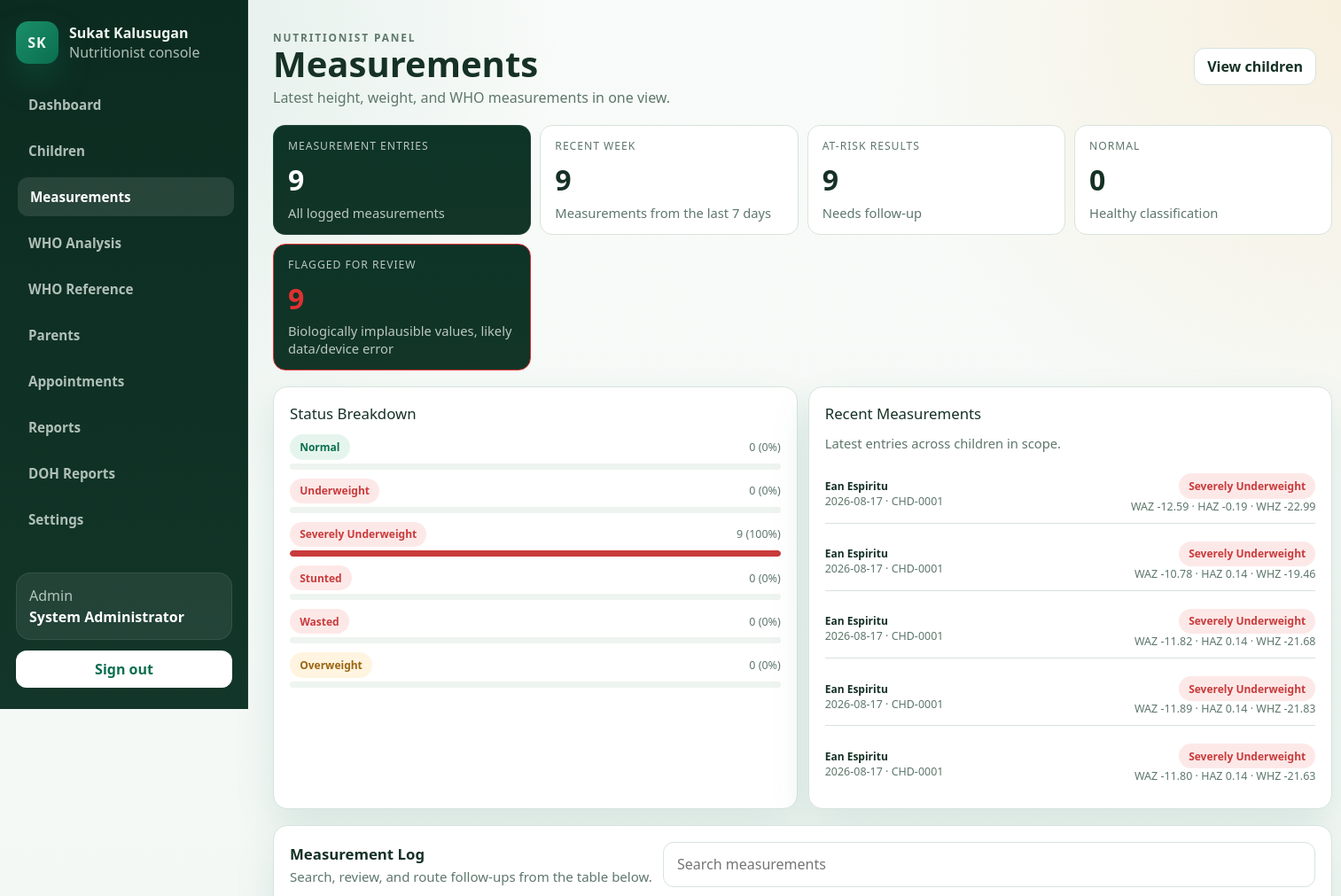
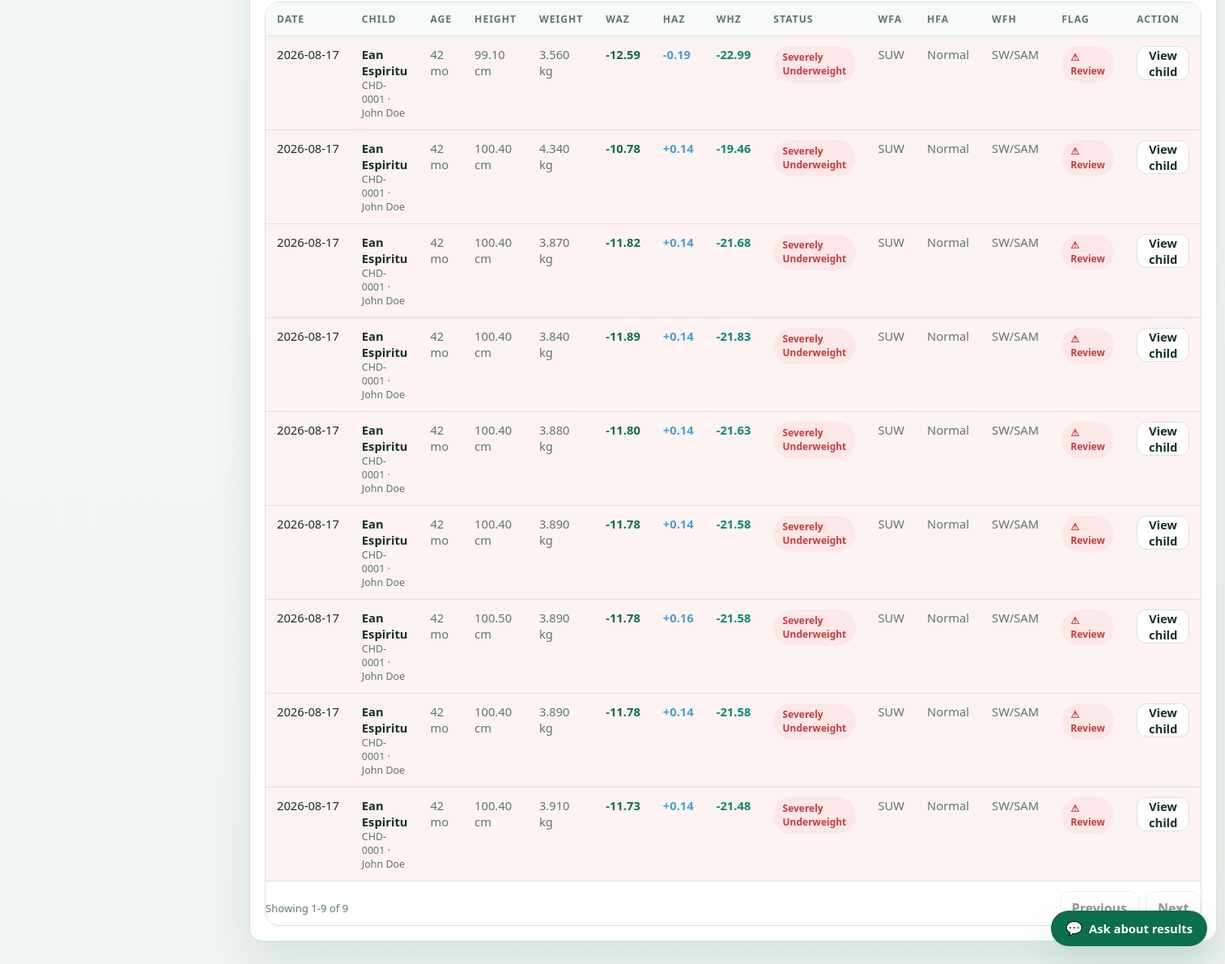
The app's page /nutritionist/measurements.php (signed in) with its own data (2 pictures, top to bottom).
### tables this page shows
CREATE TABLE `measurements` (
  `id` int(10) UNSIGNED NOT NULL,
  `child_id` int(10) UNSIGNED NOT NULL,
  `height_cm` decimal(5,2) NOT NULL,
  `weight_kg` decimal(5,3) NOT NULL,
  `age_months` int(10) UNSIGNED NOT NULL,
  `measurement_date` date NOT NULL,
  `source_type` enum('kiosk','manual','mobile') NOT NULL DEFAULT 'kiosk',
  `waz` decimal(5,2) DEFAULT NULL,
  `haz` decimal(5,2) DEFAULT NULL,
  `whz` decimal(5,2) DEFAULT NULL,
  `nutritional_status` enum('Normal','Underweight','Severely Underweight','Stunted','Wasted','Overweight') DEFAULT NULL,
  `wfa_status` enum('SUW','MUW','Normal') DEFAULT NULL,
  `hfa_status` enum('SSt','MSt','Normal','Tall') DEFAULT NULL,
  `wfh_status` enum('SW/SAM','MW/MAM','Normal','OW','Ob') DEFAULT NULL,
  `is_flagged` tinyint(1) NOT NULL DEFAULT 0,
  `flag_reason` varchar(150) DEFAULT NULL,
  `device_id` int(10) UNSIGNED DEFAULT NULL,
  `recorded_by` int(10) UNSIGNED DEFAULT NULL,
  `created_at` timestamp NOT NULL DEFAULT current_timestamp()
);

CREATE TABLE `children` (
  `id` int(10) UNSIGNED NOT NULL,
  `child_code` varchar(20) NOT NULL,
  `first_name` varchar(100) NOT NULL,
  `middle_name` varchar(60) DEFAULT NULL,
  `last_name` varchar(100) NOT NULL,
  `birthdate` date NOT NULL,
  `sex` enum('Male','Female') NOT NULL,
  `barangay_id` int(10) UNSIGNED DEFAULT NULL,
  `address` varchar(255) DEFAULT NULL,
  `purok` varchar(150) DEFAULT NULL,
  `is_ip` tinyint(1) NOT NULL DEFAULT 0,
  `has_disability` tinyint(1) NOT NULL DEFAULT 0,
  `parent_id` int(10) UNSIGNED NOT NULL,
  `created_at` timestamp NOT NULL DEFAULT current_timestamp(),
  `updated_at` timestamp NOT NULL DEFAULT current_timestamp() ON UPDATE current_timestamp()
);

CREATE TABLE `parents` (
  `id` int(10) UNSIGNED NOT NULL,
  `name` varchar(150) NOT NULL,
  `email` varchar(150) NOT NULL,
  `password_hash` varchar(255) NOT NULL,
  `parent_type` enum('Father','Mother','Guardian','Grandparent','Other') NOT NULL DEFAULT 'Guardian',
  `phone` varchar(30) DEFAULT NULL,
  `address` varchar(255) DEFAULT NULL,
  `barangay_id` int(10) UNSIGNED DEFAULT NULL,
  `status` enum('active','inactive') NOT NULL DEFAULT 'active',
  `created_at` timestamp NOT NULL DEFAULT current_timestamp(),
  `updated_at` timestamp NOT NULL DEFAULT current_timestamp() ON UPDATE current_timestamp()
);

### public_html/includes/auth_middleware.php (called while the page is built, shortened)
<?php
function app_base_path(): string
{
    $scriptName = str_replace('\\', '/', (string)($_SERVER['SCRIPT_NAME'] ?? ''));
    $routeMarkers = ['/api/', '/admin/', '/nutritionist/', '/parent/', '/kiosk/', '/auth/'];
    foreach ($routeMarkers as $marker) {
        $position = strpos($scriptName, $marker);
        if ($position !== false) {
            return rtrim(substr($scriptName, 0, $position), '/');
        }
    }
    return rtrim(dirname($scriptName), '/');
}
function app_url(string $path = ''): string
{
    $basePath = app_base_path();
    $normalizedPath = '/' . ltrim($path, '/');
    if ($basePath === '' || $basePath === '/') {
        return $normalizedPath;
    }
    return $basePath . $normalizedPath;
}

### public_html/includes/admin_helpers.php (called while the page is built, shortened)
<?php
require_once __DIR__ . '/auth_middleware.php';
function admin_e(string $value): string
{
    return htmlspecialchars($value, ENT_QUOTES, 'UTF-8');
}
function admin_bind_params(mysqli_stmt $stmt, string $types, array &$params): void
{
    if ($types === '' || $params === []) {
        return;
    }
}
function admin_fetch_all(string $sql, string $types = '', array $params = []): array
{
    $conn = get_db_connection();
    $stmt = mysqli_prepare($conn, $sql);
    admin_bind_params($stmt, $types, $params);
    if (!mysqli_stmt_execute($stmt)) {
        error_log('[SukatKalusugan] admin_fetch_all execute failed: ' . mysqli_stmt_error($stmt) . ' | SQL: ' . $sql);
        mysqli_stmt_close($stmt);
        return [];
    }
    $result = mysqli_stmt_get_result($stmt);
    $rows = [];
    if ($result instanceof mysqli_result) {
        while ($row = mysqli_fetch_assoc($result)) {
            $rows[] = $row;
        }
    }
    return $rows;
}

### public_html/nutritionist/measurements.php (the view, shortened to what this page needs)
<?php
require_once __DIR__ . '/../includes/nutritionist_helpers.php';
$user = nutritionist_require_access();
$params = [];
$scope = nutritionist_scope_fragment($user, 'c.barangay_id', $params);
$measurements = admin_fetch_all(
	"SELECT
		m.id,
		m.measurement_date,
		m.height_cm,
		m.weight_kg,
		m.age_months,
		m.source_type,
		m.waz,
		m.haz,
		m.whz,
		m.nutritional_status,
		m.wfa_status,
		m.hfa_status,
		m.wfh_status,
		m.is_flagged,
		m.flag_reason,
		c.id AS child_id,
		c.child_code,
		c.first_name,
		c.last_name,
		bg.name AS barangay,
		p.name AS parent_name
	 FROM measurements m
	 INNER JOIN children c ON c.id = m.child_id
	 INNER JOIN parents p ON p.id = c.parent_id
	 LEFT JOIN barangays bg ON bg.id = c.barangay_id
	 WHERE {$scope}
	 ORDER BY m.measurement_date DESC, m.id DESC",
	str_repeat('i', count($params)),
	$params
);
$statusCounts = [
	'Normal' => 0,
	'Underweight' => 0,
	'Severely Underweight' => 0,
	'Stunted' => 0,
	'Wasted' => 0,
	'Overweight' => 0,
];
foreach ($measurements as $measurement) {
	$status = (string)($measurement['nutritional_status'] ?? '');
	if (isset($statusCounts[$status])) {
		$statusCounts[$status]++;
	}
}
$recentMeasurements = array_values(array_filter(
	$measurements,
	static fn(array $measurement): bool => new DateTimeImmutable((string)$measurement['measurement_date']) >= (new DateTimeImmutable('today'))->modify('-7 days')
));
$atRiskCount = count(array_filter($measurements, static fn(array $measurement): bool => !in_array((string)($measurement['nutritional_status'] ?? 'Pending'), ['Normal', 'Overweight'], true)));
$flaggedCount = count(array_filter($measurements, static fn(array $measurement): bool => !empty($measurement['is_flagged'])));
$actions = '<a class="admin-btn-secondary" href="' . nutritionist_e(app_url('/nutritionist/children.php')) . '">View children</a>';
?>
<section class="nutritionist-stat-grid">
	<article class="nutritionist-stat-card is-featured">
		<div class="nutritionist-stat-label">Measurement Entries</div>
		<div class="admin-stat-value"><?php echo count($measurements); ?></div>
		<div class="admin-stat-note">All logged measurements</div>
	</article>
	<article class="nutritionist-stat-card">
		<div class="nutritionist-stat-label">Recent Week</div>
		<div class="admin-stat-value"><?php echo count($recentMeasurements); ?></div>
		<div class="admin-stat-note">Measurements from the last 7 days</div>
	</article>
	<article class="nutritionist-stat-card">
		<div class="nutritionist-stat-label">At-Risk Results</div>
		<div class="admin-stat-value"><?php echo $atRiskCount; ?></div>
		<div class="admin-stat-note">Needs follow-up</div>
	</article>
	<article class="nutritionist-stat-card">
		<div class="nutritionist-stat-label">Normal</div>
		<div class="admin-stat-value"><?php echo (int)($statusCounts['Normal'] ?? 0); ?></div>
		<div class="admin-stat-note">Healthy classification</div>
	</article>
	<article class="nutritionist-stat-card<?php echo $flaggedCount > 0 ? ' is-featured' : ''; ?>" style="<?php echo $flaggedCount > 0 ? 'border-color:#E03131;' : ''; ?>">
		<div class="nutritionist-stat-label">Flagged for Review</div>
		<div class="admin-stat-value" style="<?php echo $flaggedCount > 0 ? 'color:#E03131;' : ''; ?>"><?php echo $flaggedCount; ?></div>
		<div class="admin-stat-note">Biologically implausible values, likely data/device error</div>
	</article>
</section>
<section class="nutritionist-panel-grid is-balanced">
	<article class="nutritionist-panel">
		<div class="admin-section-title" style="margin-bottom:12px;">Status Breakdown</div>
		<?php foreach (['Normal', 'Underweight', 'Severely Underweight', 'Stunted', 'Wasted', 'Overweight'] as $status): ?>
			<?php
			$count = (int)($statusCounts[$status] ?? 0);
			$pct = count($measurements) > 0 ? (int)round(($count / count($measurements)) * 100) : 0;
			$barColor = match ($status) {
				'Normal' => 'var(--admin-primary)',
				'Underweight' => 'var(--admin-accent)',
				'Severely Underweight' => 'var(--admin-danger)',
				'Stunted' => '#7048E8',
				'Wasted' => '#4a9fd5',
				default => '#b08900',
			};
			?>
			<div style="margin-bottom:10px;">
				<div style="display:flex;justify-content:space-between;margin-bottom:4px;align-items:center;">
					<span class="admin-pill <?php echo nutritionist_status_class($status); ?>"><?php echo nutritionist_e($status); ?></span>
					<span class="admin-mini"><?php echo $count; ?> (<?php echo $pct; ?>%)</span>
				</div>
				<div style="height:7px;border-radius:999px;background:var(--admin-bg);overflow:hidden;">
					<div style="width:<?php echo max($pct, $count > 0 ? 3 : 0); ?>%;height:100%;border-radius:999px;background:<?php echo nutritionist_e($barColor); ?>;"></div>
				</div>
			</div>
		<?php endforeach; ?>
	</article>
	<article class="nutritionist-panel">
		<div class="admin-section-title" style="margin-bottom:12px;">Recent Measurements</div>
		<div class="admin-stat-note">Latest entries across children in scope.</div>
		<div style="margin-top:14px;display:grid;gap:10px;">
			<?php foreach (array_slice($measurements, 0, 5) as $measurement): ?>
				<div class="admin-list-item" style="padding:10px 0;">
					<div>
						<div style="font-size:12px;font-weight:600;color:var(--admin-text);"><?php echo nutritionist_e($measurement['first_name'] . ' ' . $measurement['last_name']); ?></div>
						<div class="admin-mini"><?php echo nutritionist_e((string)$measurement['measurement_date']); ?> · <?php echo nutritionist_e((string)$measurement['child_code']); ?></div>
					</div>
					<div style="text-align:right;">
						<div class="admin-pill <?php echo nutritionist_status_class((string)$measurement['nutritional_status']); ?>"><?php echo nutritionist_e((string)$measurement['nutritional_status']); ?></div>
						<div class="admin-mini">WAZ <?php echo nutritionist_e((string)$measurement['waz']); ?> · HAZ <?php echo nutritionist_e((string)$measurement['haz']); ?> · WHZ <?php echo nutritionist_e((string)$measurement['whz']); ?></div>
					</div>
				</div>
			<?php endforeach; ?>
		</div>
	</article>
</section>
<section class="nutritionist-panel">
	<div class="nutritionist-table-head" style="margin-bottom:12px;">
		<div>
			<h2 class="admin-section-title" style="margin-bottom:2px;">Measurement Log</h2>
			<p class="admin-section-subtitle">Search, review, and route follow-ups from the table below.</p>
		</div>
		<input class="admin-search" data-admin-filter="#measurements-table" type="search" placeholder="Search measurements" style="min-width:260px;">
	</div>
	<div class="nutritionist-table-wrap">
		<table class="nutritionist-table" id="measurements-table">
			<thead>
				<tr>
					<th>Date</th>
					<th>Child</th>
					<th>Age</th>
					<th>Height</th>
					<th>Weight</th>
					<th>WAZ</th>
					<th>HAZ</th>
					<th>WHZ</th>
					<th>Status</th>
					<th>WFA</th>
					<th>HFA</th>
					<th>WFH</th>
					<th>Flag</th>
					<th>Action</th>
				</tr>
			</thead>
			<tbody>
				<?php foreach ($measurements as $measurement): ?>
					<?php $isFlagged = !empty($measurement['is_flagged']); ?>
					<tr data-filter-text="<?php echo nutritionist_e(strtolower($measurement['measurement_date'] . ' ' . $measurement['first_name'] . ' ' . $measurement['last_name'] . ' ' . $measurement['child_code'] . ' ' . ($measurement['nutritional_status'] ?? ''))); ?>" style="<?php echo $isFlagged ? 'background:rgba(224,49,49,0.06);' : ''; ?>">
						<td style="white-space:nowrap;"><?php echo nutritionist_e((string)$measurement['measurement_date']); ?></td>
						<td>
							<div style="font-weight:600;color:var(--admin-text);"><?php echo nutritionist_e($measurement['first_name'] . ' ' . $measurement['last_name']); ?></div>
							<div class="admin-mini"><?php echo nutritionist_e((string)$measurement['child_code']); ?> · <?php echo nutritionist_e((string)$measurement['parent_name']); ?></div>
						</td>
						<td style="color:var(--admin-muted);"><?php echo nutritionist_e((string)$measurement['age_months']); ?> mo</td>
						<td style="color:var(--admin-muted);"><?php echo nutritionist_e((string)$measurement['height_cm']); ?> cm</td>
						<td style="color:var(--admin-muted);"><?php echo nutritionist_e((string)$measurement['weight_kg']); ?> kg</td>
						<td style="color:var(--admin-primary);font-weight:600;"><?php echo ((float)$measurement['waz'] > 0 ? '+' : '') . nutritionist_e((string)$measurement['waz']); ?></td>
						<td style="color:#4a9fd5;font-weight:600;"><?php echo ((float)$measurement['haz'] > 0 ? '+' : '') . nutritionist_e((string)$measurement['haz']); ?></td>
						<td style="color:#0d8871;font-weight:600;"><?php echo ((float)$measurement['whz'] > 0 ? '+' : '') . nutritionist_e((string)$measurement['whz']); ?></td>
						<td><span class="admin-pill <?php echo nutritionist_status_class((string)$measurement['nutritional_status']); ?>"><?php echo nutritionist_e((string)$measurement['nutritional_status']); ?></span></td>
						<td style="color:var(--admin-muted);white-space:nowrap;"><?php echo nutritionist_e((string)($measurement['wfa_status'] ?? '—')); ?></td>
						<td style="color:var(--admin-muted);white-space:nowrap;"><?php echo nutritionist_e((string)($measurement['hfa_status'] ?? '—')); ?></td>
						<td style="color:var(--admin-muted);white-space:nowrap;"><?php echo nutritionist_e((string)($measurement['wfh_status'] ?? '—')); ?></td>
						<td>
							<?php if ($isFlagged): ?>
								<span class="admin-pill is-danger" title="<?php echo nutritionist_e((string)($measurement['flag_reason'] ?? '')); ?>">⚠ Review</span>
							<?php else: ?>
								<span style="color:var(--admin-muted);">—</span>
							<?php endif; ?>
						</td>
						<td><a class="admin-btn-secondary" href="<?php echo nutritionist_e(app_url('/nutritionist/children.php?view=' . (int)$measurement['child_id'])); ?>">View child</a></td>
					</tr>
				<?php endforeach; ?>
			</tbody>
		</table>
	</div>
</section>

### records on screen
measurements: child.last_name "Ean Espiritu", measurement_date "2026-08-17", child.child_code "CHD-0001", nutritional_status "Severely Underweight", waz "-12.59", haz "-0.19", whz "-22.99", parents.name "John Doe", age_months "42", height_cm "99.10", weight_kg "3.560", wfa_status "SUW", hfa_status "Normal", wfh_status "SW/SAM"
measurements: child.last_name "Ean Espiritu", measurement_date "2026-08-17", child.child_code "CHD-0001", nutritional_status "Severely Underweight", waz "-10.78", haz "0.14", whz "-19.46", parents.name "John Doe", age_months "42", height_cm "100.40", weight_kg "4.340", wfa_status "SUW", hfa_status "Normal", wfh_status "SW/SAM"
measurements: child.last_name "Ean Espiritu", measurement_date "2026-08-17", child.child_code "CHD-0001", nutritional_status "Severely Underweight", waz "-11.82", haz "0.14", whz "-21.68", parents.name "John Doe", age_months "42", height_cm "100.40", weight_kg "3.870", wfa_status "SUW", hfa_status "Normal", wfh_status "SW/SAM"
measurements: child.last_name "Ean Espiritu", measurement_date "2026-08-17", child.child_code "CHD-0001", nutritional_status "Severely Underweight", waz "-11.89", haz "0.14", whz "-21.83", parents.name "John Doe", age_months "42", height_cm "100.40", weight_kg "3.840", wfa_status "SUW", hfa_status "Normal", wfh_status "SW/SAM"
measurements: child.last_name "Ean Espiritu", measurement_date "2026-08-17", child.child_code "CHD-0001", nutritional_status "Severely Underweight", waz "-11.80", haz "0.14", whz "-21.63", parents.name "John Doe", age_months "42", height_cm "100.40", weight_kg "3.880", wfa_status "SUW", hfa_status "Normal", wfh_status "SW/SAM"
measurements: measurement_date "2026-08-17", child.last_name "Ean Espiritu", child.child_code "CHD-0001", parents.name "John Doe", age_months "42", height_cm "100.40", weight_kg "3.890", waz "-11.78", haz "0.14", whz "-21.58", nutritional_status "Severely Underweight", wfa_status "SUW", hfa_status "Normal", wfh_status "SW/SAM"
measurements: measurement_date "2026-08-17", child.last_name "Ean Espiritu", child.child_code "CHD-0001", parents.name "John Doe", age_months "42", height_cm "100.50", weight_kg "3.890", waz "-11.78", haz "0.16", whz "-21.58", nutritional_status "Severely Underweight", wfa_status "SUW", hfa_status "Normal", wfh_status "SW/SAM"
measurements: measurement_date "2026-08-17", child.last_name "Ean Espiritu", child.child_code "CHD-0001", parents.name "John Doe", age_months "42", height_cm "100.40", weight_kg "3.890", waz "-11.78", haz "0.14", whz "-21.58", nutritional_status "Severely Underweight", wfa_status "SUW", hfa_status "Normal", wfh_status "SW/SAM"
measurements: measurement_date "2026-08-17", child.last_name "Ean Espiritu", child.child_code "CHD-0001", parents.name "John Doe", age_months "42", height_cm "100.40", weight_kg "3.910", waz "-11.73", haz "0.14", whz "-21.48", nutritional_status "Severely Underweight", wfa_status "SUW", hfa_status "Normal", wfh_status "SW/SAM"

### other values on screen
nutritionist_e($item['label']) "Dashboard"
nutritionist_e($item['label']) "Children"
nutritionist_e($item['label']) "Measurements"
nutritionist_e($item['label']) "WHO Analysis"
nutritionist_e($item['label']) "WHO Reference"
nutritionist_e($item['label']) "Parents"
nutritionist_e($item['label']) "Appointments"
nutritionist_e($item['label']) "Reports"
nutritionist_e($item['label']) "DOH Reports"
nutritionist_e($item['label']) "Settings"
nutritionist_e(ucfirst($userRole)) "Admin"
nutritionist_e($userName) "System Administrator"
nutritionist_e($title) "Measurements"
nutritionist_e($subtitle) "Latest height, weight, and WHO measurements in one view."
count($measurements) "9"
